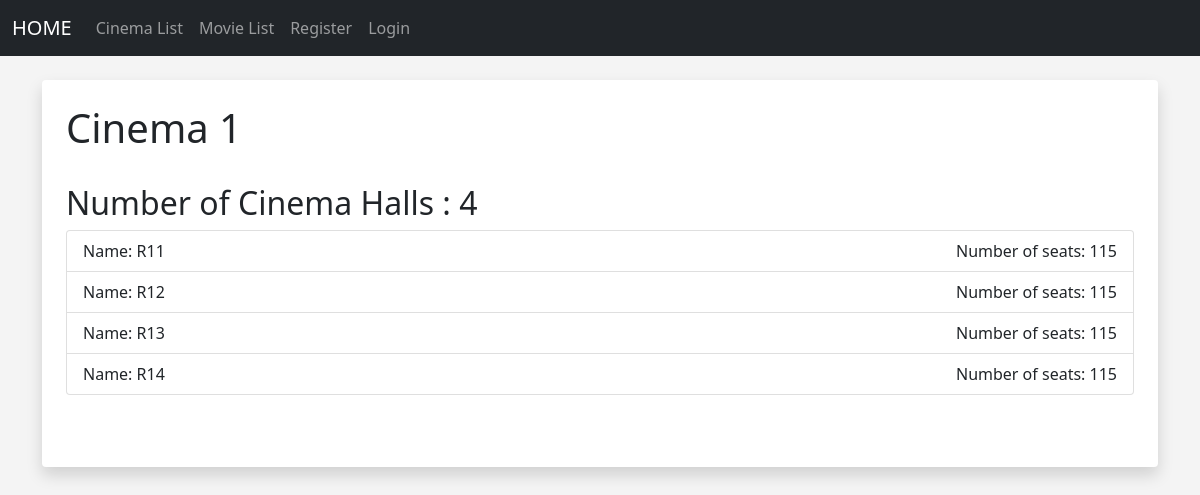
Page /cinema_info/1/ on the committed database.
### members/models.py (models this page shows, shortened)
class Cinema(models.Model):
    name = models.CharField(max_length=256)
    total_cinema_halls = models.IntegerField()

class Cinema_Hall(models.Model):
    name = models.CharField(max_length=64)
    total_seats = models.IntegerField()
    cinema_id = models.ForeignKey(Cinema, on_delete=models.CASCADE)

### members/views.py (the view)
# urls.py: path('cinema_info/<str:pk>/', views.get_cinema, name='cinema_info'),
def get_cinema(request, pk):
    cinema = Cinema.objects.get(pk=pk)
    cinema_halls = Cinema_Hall.objects.filter(cinema_id = pk)
    return render(request, 'ui/cinema_info.html', {'cinema':cinema, 'cinema_halls':cinema_halls})

### members/templates/ui/cinema_info.html (shortened to what this page needs)
{% extends 'ui/base.html' %}
{% block content %}
	<div class="shadow p-4 mb-5 bg-body rounded">
	<h1>{{cinema.name}}</h1>
<br/>
  <h2>Number of Cinema Halls : {{cinema.total_cinema_halls}}</h2>
  <ul class="list-group">
    {% for cinema_hall in cinema_halls %}
    <li class="list-group-item d-flex justify-content-between align-items-center">
      Name: {{cinema_hall.name}}
      <span class="badge-primary badge-pill">Number of seats: {{cinema_hall.total_seats}}</span>
    </li>
    {% endfor %}
  </ul>
<br/><br/>
{% endblock %}

### members/templates/ui/base.html (style rules this page uses)
body { background: #f4f4f4; }

### rows in the picture
Cinema: name "Cinema 1", total_cinema_halls "4"
Cinema_Hall: name "R11", total_seats "115"
Cinema_Hall: name "R12", total_seats "115"
Cinema_Hall: name "R13", total_seats "115"
Cinema_Hall: name "R14", total_seats "115"
